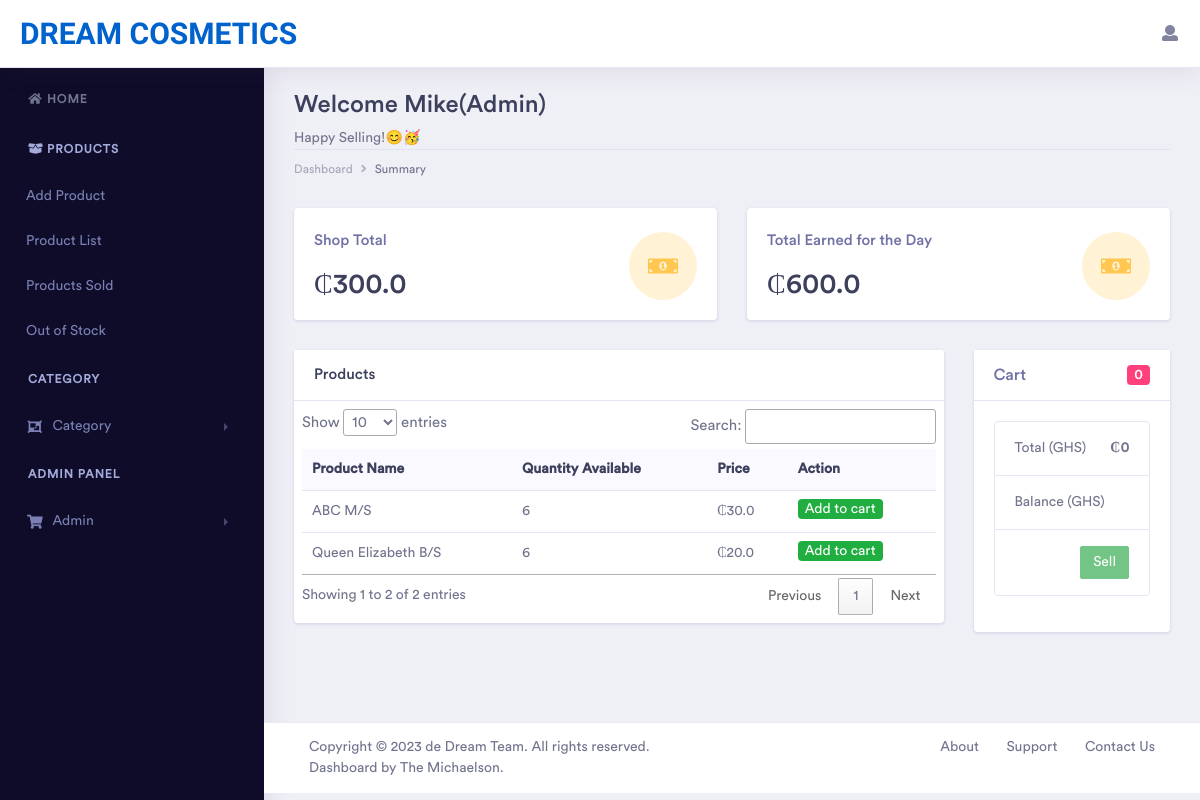
Page / (signed in) on the earlier database version.
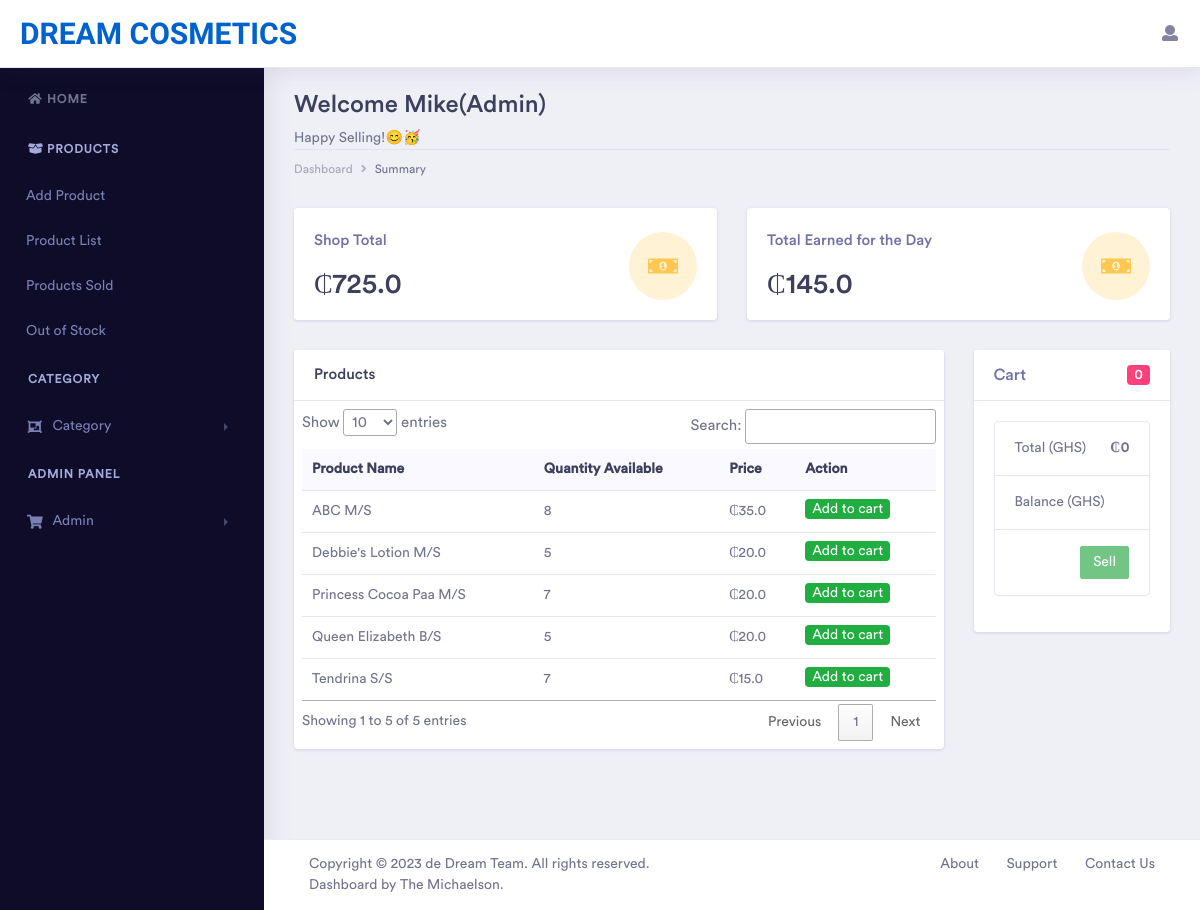
Same page on the later database version.
### pos_app/models.py (models this page shows, shortened)
class Product(models.Model):
    user = models.ForeignKey(CustomUser, on_delete=models.CASCADE)
    category = models.ForeignKey(Category, on_delete=models.CASCADE)
    domain = models.CharField(max_length=250, null=False, blank=False)
    name = models.CharField(max_length=250, null=False, blank=False)
    price = models.FloatField(null=False, blank=False)
    quantity_available = models.PositiveIntegerField(null=False, blank=False)
    choices = (
        ("S/S", "S/S"),
        ("Q/S", "Q/S"),
        ("M/S", "M/S"),
        ("B/S", "B/S")
    )
    size = models.CharField(max_length=100, choices=choices)
    date_added = models.DateTimeField(auto_now_add=True)

### pos_app/views.py (the view, shortened to what this page needs)
# urls.py: 2. Add a URL to urlpatterns:  path('', views.home, name='home')
@login_required(login_url='login')
def home(request):
    user = models.CustomUser.objects.get(id=request.user.id)
    shop = models.StoreInfo.objects.get(domain=user.domain)
    shop_name = shop.name
    products = models.Product.objects.filter(domain=user.domain).order_by('name')
    day_sales = models.DaysSale.objects.filter(domain=user.domain)
    cart = models.Cart.objects.filter(domain=user.domain)
    cart_count = models.Cart.objects.filter(domain=user.domain).count()
    total = 0
    shop_total = 0
    day_total = 0
    for item in cart:
        total += item.product_qty * item.product.price
    for product in products:
        shop_total += product.quantity_available * product.price
    for sale in day_sales:
        day_total += sale.total_price
    context = {
        'products': products,
        'cart_items': cart,
        'count': cart_count,
        'cart_total': total,
        'shop_total': shop_total,
        'day_total': day_total,
        'shop_name': shop_name
    }
    return render(request, "layouts/index.html", context=context)

### pos_app/templates/layouts/index.html (shortened to what the changed rows need)
{% extends 'base.html' %}
{% block content %}
    <div class="dashboard-main-wrapper">
        <div class="dashboard-wrapper">
            <div class="dashboard-ecommerce">
                <div class="container-fluid dashboard-content ">
                    <div class="row">
                        <div class="col-xl-12 col-lg-12 col-md-12 col-sm-12 col-12">
                            <div class="page-header">
                                <h2 class="pageheader-title">Welcome {{ request.user.first_name }}({{ request.user.role }}) </h2>
                            </div>
                        </div>
                    </div>
                    <div class="ecommerce-widget">
                        <div class="row">
                            <div class="col-xl-6 col-lg-6 col-md-6 col-sm-12 col-12">
                                <div class="card">
                                    <div class="card-body">
                                        <div class="d-inline-block">
                                            <h5 class="text-muted">Shop Total</h5>
                                            <h2 class="mb-0">₵{{ shop_total }}</h2>
                                        </div>
                                    </div>
                                </div>
                            </div>
                            <div class="col-xl-6 col-lg-6 col-md-6 col-sm-12 col-12">
                                <div class="card">
                                    <div class="card-body">
                                        <div class="d-inline-block">
                                            <h5 class="text-muted">Total Earned for the Day</h5>
                                            <h2 class="mb-0">₵{{ day_total }}</h2>
                                        </div>
                                    </div>
                                </div>
                            </div>
                        </div>
                        <div class="row">
                            <div class="col-xl-9 col-lg-12 col-md-6 col-sm-12 col-12">
                                <div class="card">
                                    <div class="card-body p-2">
                                        <div class="table-responsive">
                                            <table class="table" id="myTable">
                                                <thead class="bg-light">
                                                    <tr class="border-0">
                                                        <th class="border-0">Product Name</th>
                                                        <th class="border-0">Quantity Available</th>
                                                        <th class="border-0">Price</th>
                                                        <th class="border-0">Action</th>
                                                    </tr>
                                                </thead>
                                                <tbody class="table-body">
                                                    {% if products %}
                                                        {% for product in products %}
                                                            <tr>
                                                                <td>{{ product.name }} {{ product.size }}</td>
                                                                {% if product.quantity_available == 0 %}
                                                                    <td><small class="badge badge-danger">Out of stock</small></td>
                                                                {% else %}
                                                                    <td>{{ product.quantity_available }}</td>
                                                                {% endif %}
                                                                <td>₵{{ product.price }}</td>
                                                                <td><label class="badge badge-success addToCartFromHome">Add to cart</label></td>
                                                            </tr>
                                                        {% endfor %}
                                                    {% endif %}
                                                </tbody>
                                            </table>
                                        </div>
                                    </div>
                                </div>
                            </div>
                        </div>
                    </div>
                </div>
            </div>
        </div>
    </div>
{% endblock %}

Differences in the rows shown:
changed Product "ABC": quantity_available "6" → "8"; price "30.0" → "35.0"
added Product: name "Debbie's Lotion", size "M/S", quantity_available "5", price "20.0"
added Product: name "Princess Cocoa Paa", size "M/S", quantity_available "7", price "20.0"
changed Product "Queen Elizabeth": quantity_available "6" → "5"
added Product: name "Tendrina", size "S/S", quantity_available "7", price "15.0"
Other differences:
{{ shop_total }}: "300.0" → "725.0"
{{ day_total }}: "600.0" → "145.0"
text written by a page script: "Show entries Search: Showing 1 to 2 of 2 entries Previous 1 Next" → "Show entries Search: Showing 1 to 5 of 5 entries Previous 1 Next"
